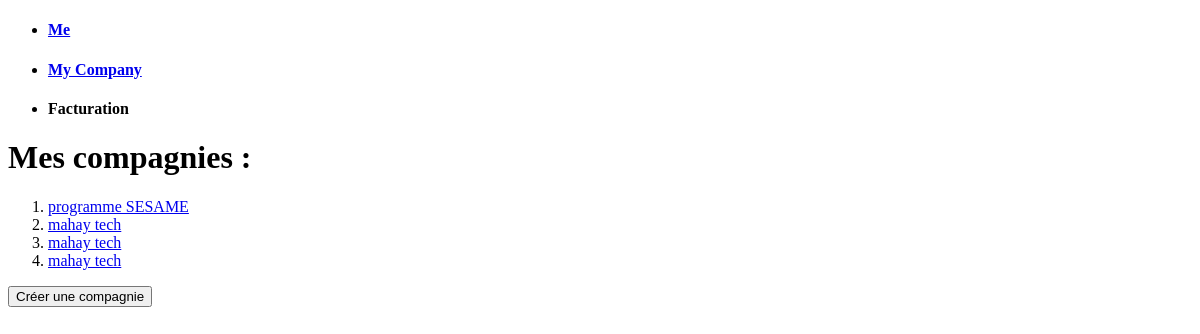
/company/ (signed in), run on an earlier commit of the app's database.
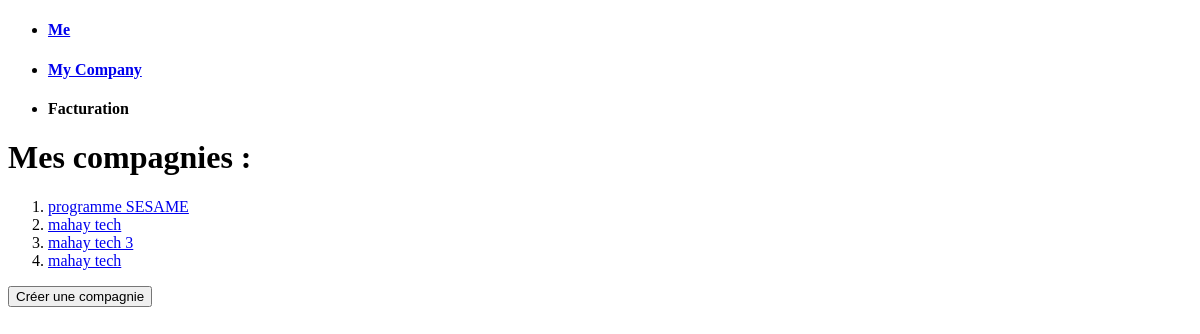
And on a later commit of the database.
### app/models.py (models this page shows)
class Company(models.Model):
    name = models.CharField(max_length=50)
    status = models.CharField(max_length=50)
    number = models.CharField(max_length=6)
    sector = models.CharField(max_length=50)
    creating_date = models.CharField(max_length=50)
    address = models.CharField(max_length=50)
    mail = models.EmailField(max_length=50)
    tel = models.IntegerField()
    website = models.CharField(max_length=50)
    salary_number = models.IntegerField(max_length=15)
    author = models.IntegerField()

### app/views.py (the view, shortened to what this page needs)
# urls.py: re_path(r'^company/', app.views.my_company, name='my_company'),
def my_company(request):
    try:
        session_id = request.session['id']
        companies = 'None'
        try:
            if request.GET:
                if 'update' in request.GET:
                    id = request.GET['update']
                    company = Company.objects.get(id=id)
                    return render(request, 'tab/my_company_update.html', locals())
            else:
                company = Company.objects.filter(author=session_id).order_by('id').reverse()
                companies = company
        except Company.DoesNotExist:
            pass
        return render(request, 'tab/my_company.html', locals())
    except KeyError:
        return redirect(auth)

### app/templates/tab/my_company.html (shortened to what this page needs)
{% extends 'base.html' %}
{% block content %}
<h1> Mes compagnies : </h1>
<ol>
    {% for company in companies %}
        <li>
            <a href="http://localhost:8000/check/?company={{ company.id }}">
            {{ company.name }}
            </a>
        </li>
    {% endfor %}
</ol>
<a href="{% url 'create_company' %}">
    <input type="button" value="Créer une compagnie">
</a>
{% endblock %}

What changed in the data, as far as the page shows it:
changed Company: name "mahay tech" → "mahay tech 3"
